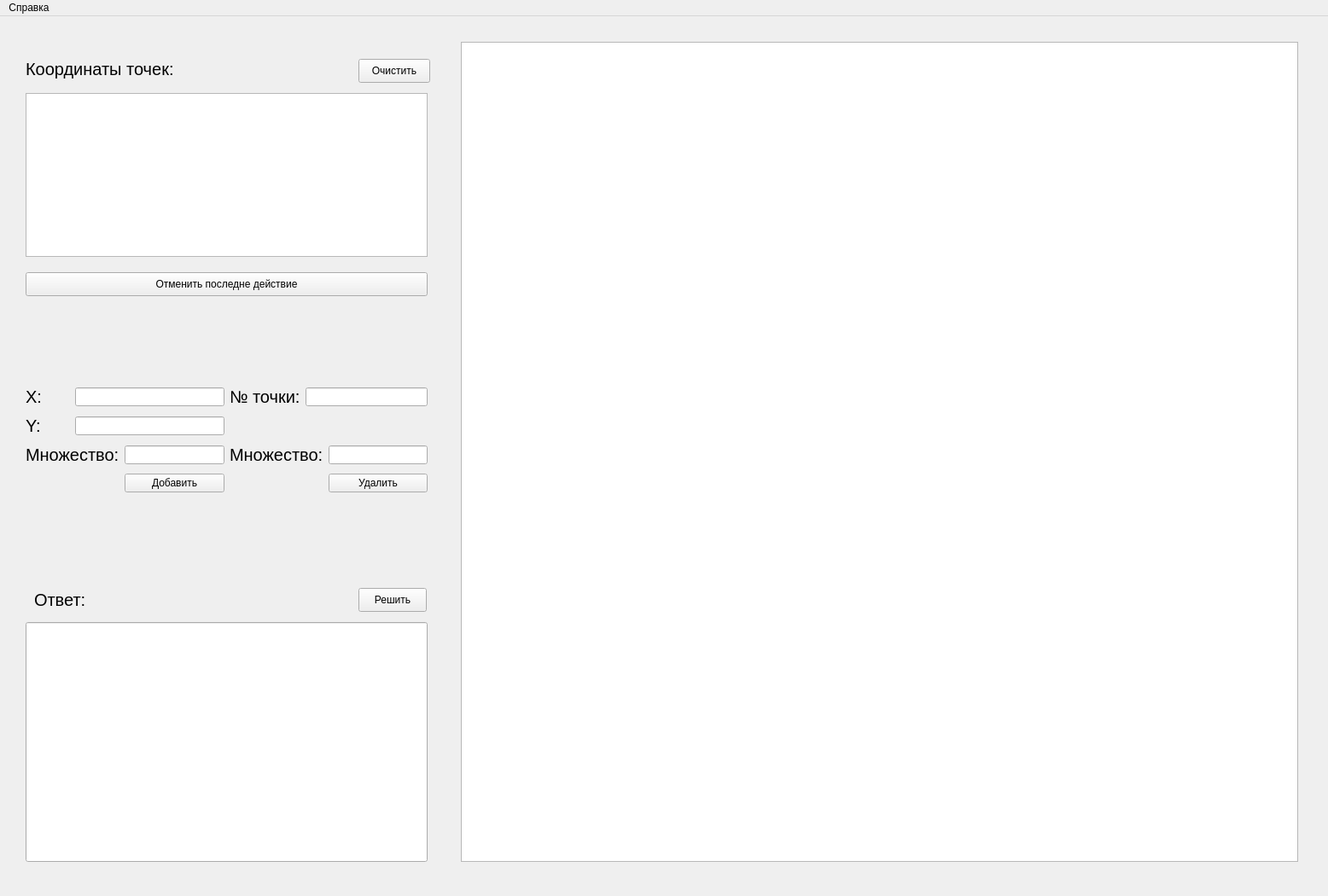
<?xml version="1.0" encoding="UTF-8"?>
<ui version="4.0">
 <class>MainWindow</class>
 <widget class="QMainWindow" name="MainWindow">
  <property name="geometry">
   <rect>
    <x>0</x>
    <y>0</y>
    <width>1556</width>
    <height>1050</height>
   </rect>
  </property>
  <property name="windowTitle">
   <string>Лабораторная работа №1</string>
  </property>
  <widget class="QWidget" name="centralwidget">
   <widget class="QGraphicsView" name="graphicsView">
    <property name="geometry">
     <rect>
      <x>540</x>
      <y>30</y>
      <width>981</width>
      <height>961</height>
     </rect>
    </property>
    <property name="mouseTracking">
     <bool>true</bool>
    </property>
   </widget>
   <widget class="QLabel" name="ansLabel">
    <property name="geometry">
     <rect>
      <x>40</x>
      <y>670</y>
      <width>232</width>
      <height>28</height>
     </rect>
    </property>
    <property name="font">
     <font>
      <pointsize>15</pointsize>
     </font>
    </property>
    <property name="text">
     <string>Ответ:</string>
    </property>
   </widget>
   <widget class="QLineEdit" name="lineEdit">
    <property name="geometry">
     <rect>
      <x>30</x>
      <y>710</y>
      <width>471</width>
      <height>281</height>
     </rect>
    </property>
   </widget>
   <widget class="QLabel" name="coordsLabel">
    <property name="geometry">
     <rect>
      <x>30</x>
      <y>50</y>
      <width>182</width>
      <height>23</height>
     </rect>
    </property>
    <property name="font">
     <font>
      <pointsize>15</pointsize>
     </font>
    </property>
    <property name="text">
     <string>Координаты точек:</string>
    </property>
   </widget>
   <widget class="QPushButton" name="cleanButton">
    <property name="geometry">
     <rect>
      <x>420</x>
      <y>50</y>
      <width>84</width>
      <height>28</height>
     </rect>
    </property>
    <property name="text">
     <string>Очистить</string>
    </property>
    <property name="shortcut">
     <string>Ctrl+D</string>
    </property>
   </widget>
   <widget class="QTableWidget" name="tableWidget">
    <property name="geometry">
     <rect>
      <x>30</x>
      <y>90</y>
      <width>471</width>
      <height>192</height>
     </rect>
    </property>
   </widget>
   <widget class="QPushButton" name="cancleButton">
    <property name="geometry">
     <rect>
      <x>30</x>
      <y>300</y>
      <width>471</width>
      <height>28</height>
     </rect>
    </property>
    <property name="text">
     <string>Отменить последне действие</string>
    </property>
    <property name="shortcut">
     <string>Ctrl+Z</string>
    </property>
   </widget>
   <widget class="QWidget" name="">
    <property name="geometry">
     <rect>
      <x>30</x>
      <y>430</y>
      <width>471</width>
      <height>132</height>
     </rect>
    </property>
    <layout class="QGridLayout" name="gridLayout">
     <item row="0" column="0">
      <widget class="QLabel" name="xAddLabel">
       <property name="font">
        <font>
         <pointsize>15</pointsize>
        </font>
       </property>
       <property name="text">
        <string>X:</string>
       </property>
      </widget>
     </item>
     <item row="0" column="1" colspan="2">
      <widget class="QLineEdit" name="xAddLineEdit"/>
     </item>
     <item row="0" column="3">
      <widget class="QLabel" name="numDelLabel">
       <property name="font">
        <font>
         <pointsize>15</pointsize>
        </font>
       </property>
       <property name="text">
        <string>№ точки:</string>
       </property>
      </widget>
     </item>
     <item row="0" column="4" colspan="2">
      <widget class="QLineEdit" name="numDelLineEdit"/>
     </item>
     <item row="1" column="0">
      <widget class="QLabel" name="yAddLabel">
       <property name="font">
        <font>
         <pointsize>15</pointsize>
        </font>
       </property>
       <property name="text">
        <string>Y:</string>
       </property>
      </widget>
     </item>
     <item row="1" column="1" colspan="2">
      <widget class="QLineEdit" name="yAddLineEdit"/>
     </item>
     <item row="2" column="0" colspan="2">
      <widget class="QLabel" name="setAddLabel">
       <property name="font">
        <font>
         <pointsize>15</pointsize>
        </font>
       </property>
       <property name="text">
        <string>Множество:</string>
       </property>
      </widget>
     </item>
     <item row="2" column="2">
      <widget class="QLineEdit" name="setAddLineEdit"/>
     </item>
     <item row="2" column="3" colspan="2">
      <widget class="QLabel" name="setDelLabel">
       <property name="font">
        <font>
         <pointsize>15</pointsize>
        </font>
       </property>
       <property name="text">
        <string>Множество:</string>
       </property>
      </widget>
     </item>
     <item row="2" column="5">
      <widget class="QLineEdit" name="setDelLineEdit"/>
     </item>
     <item row="3" column="2">
      <widget class="QPushButton" name="addButton">
       <property name="enabled">
        <bool>true</bool>
       </property>
       <property name="text">
        <string>Добавить</string>
       </property>
       <property name="shortcut">
        <string>Ctrl+V</string>
       </property>
      </widget>
     </item>
     <item row="3" column="5">
      <widget class="QPushButton" name="delButton">
       <property name="text">
        <string>Удалить</string>
       </property>
       <property name="shortcut">
        <string>Ctrl+X</string>
       </property>
      </widget>
     </item>
    </layout>
   </widget>
   <widget class="QPushButton" name="solveButton">
    <property name="geometry">
     <rect>
      <x>420</x>
      <y>670</y>
      <width>80</width>
      <height>28</height>
     </rect>
    </property>
    <property name="styleSheet">
     <string notr="true">color = rgb(143, 100, 164)</string>
    </property>
    <property name="text">
     <string>Решить</string>
    </property>
    <property name="shortcut">
     <string>Ctrl+S</string>
    </property>
   </widget>
  </widget>
  <widget class="QMenuBar" name="menubar">
   <property name="geometry">
    <rect>
     <x>0</x>
     <y>0</y>
     <width>1556</width>
     <height>25</height>
    </rect>
   </property>
   <widget class="QMenu" name="infoMenu">
    <property name="title">
     <string>Справка</string>
    </property>
    <addaction name="progInfo"/>
    <addaction name="authorInfo"/>
    <addaction name="separator"/>
    <addaction name="exitAction"/>
   </widget>
   <addaction name="infoMenu"/>
  </widget>
  <action name="progInfo">
   <property name="text">
    <string>О программе</string>
   </property>
  </action>
  <action name="authorInfo">
   <property name="text">
    <string>Об авторе</string>
   </property>
  </action>
  <action name="exitAction">
   <property name="text">
    <string>Выход</string>
   </property>
   <property name="shortcut">
    <string>Ctrl+E</string>
   </property>
   <property name="menuRole">
    <enum>QAction::ApplicationSpecificRole</enum>
   </property>
   <property name="shortcutVisibleInContextMenu">
    <bool>false</bool>
   </property>
  </action>
 </widget>
 <resources/>
 <connections/>
</ui>
